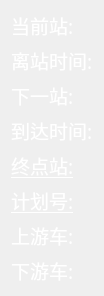
    <widget class="QWidget" name="layoutWidget">
     <property name="geometry">
      <rect>
       <x>160</x>
       <y>20</y>
       <width>85</width>
       <height>291</height>
      </rect>
     </property>
     <layout class="QVBoxLayout" name="verticalLayout">
      <item>
       <widget class="QLabel" name="lbl_namecursta">
        <property name="palette">
         <palette>
          <active>
           <colorrole role="WindowText">
            <brush brushstyle="SolidPattern">
             <color alpha="255">
              <red>255</red>
              <green>255</green>
              <blue>255</blue>
             </color>
            </brush>
           </colorrole>
           <colorrole role="Button">
            <brush brushstyle="SolidPattern">
             <color alpha="255">
              <red>64</red>
              <green>64</green>
              <blue>64</blue>
             </color>
            </brush>
           </colorrole>
           <colorrole role="Base">
            <brush brushstyle="SolidPattern">
             <color alpha="255">
              <red>64</red>
              <green>64</green>
              <blue>64</blue>
             </color>
            </brush>
           </colorrole>
           <colorrole role="Window">
            <brush brushstyle="SolidPattern">
             <color alpha="255">
              <red>64</red>
              <green>64</green>
              <blue>64</blue>
             </color>
            </brush>
           </colorrole>
          </active>
          <inactive>
           <colorrole role="WindowText">
            <brush brushstyle="SolidPattern">
             <color alpha="255">
              <red>255</red>
              <green>255</green>
              <blue>255</blue>
             </color>
            </brush>
           </colorrole>
           <colorrole role="Button">
            <brush brushstyle="SolidPattern">
             <color alpha="255">
              <red>64</red>
              <green>64</green>
              <blue>64</blue>
             </color>
            </brush>
           </colorrole>
           <colorrole role="Base">
            <brush brushstyle="SolidPattern">
             <color alpha="255">
              <red>64</red>
              <green>64</green>
              <blue>64</blue>
             </color>
            </brush>
           </colorrole>
           <colorrole role="Window">
            <brush brushstyle="SolidPattern">
             <color alpha="255">
              <red>64</red>
              <green>64</green>
              <blue>64</blue>
             </color>
            </brush>
           </colorrole>
          </inactive>
          <disabled>
           <colorrole role="WindowText">
            <brush brushstyle="SolidPattern">
             <color alpha="255">
              <red>25</red>
              <green>25</green>
              <blue>25</blue>
             </color>
            </brush>
           </colorrole>
           <colorrole role="Button">
            <brush brushstyle="SolidPattern">
             <color alpha="255">
              <red>64</red>
              <green>64</green>
              <blue>64</blue>
             </color>
            </brush>
           </colorrole>
           <colorrole role="Base">
            <brush brushstyle="SolidPattern">
             <color alpha="255">
              <red>64</red>
              <green>64</green>
              <blue>64</blue>
             </color>
            </brush>
           </colorrole>
           <colorrole role="Window">
            <brush brushstyle="SolidPattern">
             <color alpha="255">
              <red>64</red>
              <green>64</green>
              <blue>64</blue>
             </color>
            </brush>
           </colorrole>
          </disabled>
         </palette>
        </property>
        <property name="font">
         <font>
          <family>微软雅黑</family>
          <pointsize>14</pointsize>
          <underline>false</underline>
         </font>
        </property>
        <property name="text">
         <string>当前站:</string>
        </property>
       </widget>
      </item>
      <item>
       <widget class="QLabel" name="lbl_namedeptime">
        <property name="palette">
         <palette>
          <active>
           <colorrole role="WindowText">
            <brush brushstyle="SolidPattern">
             <color alpha="255">
              <red>255</red>
              <green>255</green>
              <blue>255</blue>
             </color>
            </brush>
           </colorrole>
           <colorrole role="Button">
            <brush brushstyle="SolidPattern">
             <color alpha="255">
              <red>64</red>
              <green>64</green>
              <blue>64</blue>
             </color>
            </brush>
           </colorrole>
           <colorrole role="Base">
            <brush brushstyle="SolidPattern">
             <color alpha="255">
              <red>64</red>
              <green>64</green>
              <blue>64</blue>
             </color>
            </brush>
           </colorrole>
           <colorrole role="Window">
            <brush brushstyle="SolidPattern">
             <color alpha="255">
              <red>64</red>
              <green>64</green>
              <blue>64</blue>
             </color>
            </brush>
           </colorrole>
          </active>
          <inactive>
           <colorrole role="WindowText">
            <brush brushstyle="SolidPattern">
             <color alpha="255">
              <red>255</red>
              <green>255</green>
              <blue>255</blue>
             </color>
            </brush>
           </colorrole>
           <colorrole role="Button">
            <brush brushstyle="SolidPattern">
             <color alpha="255">
              <red>64</red>
              <green>64</green>
              <blue>64</blue>
             </color>
            </brush>
           </colorrole>
           <colorrole role="Base">
            <brush brushstyle="SolidPattern">
             <color alpha="255">
              <red>64</red>
              <green>64</green>
              <blue>64</blue>
             </color>
            </brush>
           </colorrole>
           <colorrole role="Window">
            <brush brushstyle="SolidPattern">
             <color alpha="255">
              <red>64</red>
              <green>64</green>
              <blue>64</blue>
             </color>
            </brush>
           </colorrole>
          </inactive>
          <disabled>
           <colorrole role="WindowText">
            <brush brushstyle="SolidPattern">
             <color alpha="255">
              <red>25</red>
              <green>25</green>
              <blue>25</blue>
             </color>
            </brush>
           </colorrole>
           <colorrole role="Button">
            <brush brushstyle="SolidPattern">
             <color alpha="255">
              <red>64</red>
              <green>64</green>
              <blue>64</blue>
             </color>
            </brush>
           </colorrole>
           <colorrole role="Base">
            <brush brushstyle="SolidPattern">
             <color alpha="255">
              <red>64</red>
              <green>64</green>
              <blue>64</blue>
             </color>
            </brush>
           </colorrole>
           <colorrole role="Window">
            <brush brushstyle="SolidPattern">
             <color alpha="255">
              <red>64</red>
              <green>64</green>
              <blue>64</blue>
             </color>
            </brush>
           </colorrole>
          </disabled>
         </palette>
        </property>
        <property name="font">
         <font>
          <family>微软雅黑</family>
          <pointsize>14</pointsize>
         </font>
        </property>
        <property name="text">
         <string>离站时间:</string>
        </property>
       </widget>
      </item>
      <item>
       <widget class="QLabel" name="lbl_namenextstaid_2">
        <property name="palette">
         <palette>
          <active>
           <colorrole role="WindowText">
            <brush brushstyle="SolidPattern">
             <color alpha="255">
              <red>255</red>
              <green>255</green>
              <blue>255</blue>
             </color>
            </brush>
           </colorrole>
           <colorrole role="Button">
            <brush brushstyle="SolidPattern">
             <color alpha="255">
              <red>64</red>
              <green>64</green>
              <blue>64</blue>
             </color>
            </brush>
           </colorrole>
           <colorrole role="Base">
            <brush brushstyle="SolidPattern">
             <color alpha="255">
              <red>64</red>
              <green>64</green>
              <blue>64</blue>
             </color>
            </brush>
           </colorrole>
           <colorrole role="Window">
            <brush brushstyle="SolidPattern">
             <color alpha="255">
              <red>64</red>
              <green>64</green>
              <blue>64</blue>
             </color>
            </brush>
           </colorrole>
          </active>
          <inactive>
           <colorrole role="WindowText">
            <brush brushstyle="SolidPattern">
             <color alpha="255">
              <red>255</red>
              <green>255</green>
              <blue>255</blue>
             </color>
            </brush>
           </colorrole>
           <colorrole role="Button">
            <brush brushstyle="SolidPattern">
             <color alpha="255">
              <red>64</red>
              <green>64</green>
              <blue>64</blue>
             </color>
            </brush>
           </colorrole>
           <colorrole role="Base">
            <brush brushstyle="SolidPattern">
             <color alpha="255">
              <red>64</red>
              <green>64</green>
              <blue>64</blue>
             </color>
            </brush>
           </colorrole>
           <colorrole role="Window">
            <brush brushstyle="SolidPattern">
             <color alpha="255">
              <red>64</red>
              <green>64</green>
              <blue>64</blue>
             </color>
            </brush>
           </colorrole>
          </inactive>
          <disabled>
           <colorrole role="WindowText">
            <brush brushstyle="SolidPattern">
             <color alpha="255">
              <red>25</red>
              <green>25</green>
              <blue>25</blue>
             </color>
            </brush>
           </colorrole>
           <colorrole role="Button">
            <brush brushstyle="SolidPattern">
             <color alpha="255">
              <red>64</red>
              <green>64</green>
              <blue>64</blue>
             </color>
            </brush>
           </colorrole>
           <colorrole role="Base">
            <brush brushstyle="SolidPattern">
             <color alpha="255">
              <red>64</red>
              <green>64</green>
              <blue>64</blue>
             </color>
            </brush>
           </colorrole>
           <colorrole role="Window">
            <brush brushstyle="SolidPattern">
             <color alpha="255">
              <red>64</red>
              <green>64</green>
              <blue>64</blue>
             </color>
            </brush>
           </colorrole>
          </disabled>
         </palette>
        </property>
        <property name="font">
         <font>
          <family>微软雅黑</family>
          <pointsize>14</pointsize>
         </font>
        </property>
        <property name="text">
         <string>下一站:</string>
        </property>
       </widget>
      </item>
      <item>
       <widget class="QLabel" name="lbl_namearrtime_2">
        <property name="palette">
         <palette>
          <active>
           <colorrole role="WindowText">
            <brush brushstyle="SolidPattern">
             <color alpha="255">
              <red>255</red>
              <green>255</green>
              <blue>255</blue>
             </color>
            </brush>
           </colorrole>
           <colorrole role="Button">
            <brush brushstyle="SolidPattern">
             <color alpha="255">
              <red>64</red>
              <green>64</green>
              <blue>64</blue>
             </color>
            </brush>
           </colorrole>
           <colorrole role="Base">
            <brush brushstyle="SolidPattern">
             <color alpha="255">
              <red>64</red>
              <green>64</green>
              <blue>64</blue>
             </color>
            </brush>
           </colorrole>
           <colorrole role="Window">
            <brush brushstyle="SolidPattern">
             <color alpha="255">
              <red>64</red>
              <green>64</green>
              <blue>64</blue>
             </color>
            </brush>
           </colorrole>
          </active>
          <inactive>
           <colorrole role="WindowText">
            <brush brushstyle="SolidPattern">
             <color alpha="255">
              <red>255</red>
              <green>255</green>
              <blue>255</blue>
             </color>
            </brush>
           </colorrole>
           <colorrole role="Button">
            <brush brushstyle="SolidPattern">
             <color alpha="255">
              <red>64</red>
              <green>64</green>
              <blue>64</blue>
             </color>
            </brush>
           </colorrole>
           <colorrole role="Base">
            <brush brushstyle="SolidPattern">
             <color alpha="255">
              <red>64</red>
              <green>64</green>
              <blue>64</blue>
             </color>
            </brush>
           </colorrole>
           <colorrole role="Window">
            <brush brushstyle="SolidPattern">
             <color alpha="255">
              <red>64</red>
              <green>64</green>
              <blue>64</blue>
             </color>
            </brush>
           </colorrole>
          </inactive>
          <disabled>
           <colorrole role="WindowText">
            <brush brushstyle="SolidPattern">
             <color alpha="255">
              <red>25</red>
              <green>25</green>
              <blue>25</blue>
             </color>
            </brush>
           </colorrole>
           <colorrole role="Button">
            <brush brushstyle="SolidPattern">
             <color alpha="255">
              <red>64</red>
              <green>64</green>
              <blue>64</blue>
             </color>
            </brush>
           </colorrole>
           <colorrole role="Base">
            <brush brushstyle="SolidPattern">
             <color alpha="255">
              <red>64</red>
              <green>64</green>
              <blue>64</blue>
             </color>
            </brush>
           </colorrole>
           <colorrole role="Window">
            <brush brushstyle="SolidPattern">
             <color alpha="255">
              <red>64</red>
              <green>64</green>
              <blue>64</blue>
             </color>
            </brush>
           </colorrole>
          </disabled>
         </palette>
        </property>
        <property name="font">
         <font>
          <family>微软雅黑</family>
          <pointsize>14</pointsize>
         </font>
        </property>
        <property name="text">
         <string>到达时间:</string>
        </property>
       </widget>
      </item>
      <item>
       <widget class="QLabel" name="lbl_namedes">
        <property name="palette">
         <palette>
          <active>
           <colorrole role="WindowText">
            <brush brushstyle="SolidPattern">
             <color alpha="255">
              <red>255</red>
              <green>255</green>
              <blue>255</blue>
             </color>
            </brush>
           </colorrole>
           <colorrole role="Button">
            <brush brushstyle="SolidPattern">
             <color alpha="255">
              <red>64</red>
              <green>64</green>
              <blue>64</blue>
             </color>
            </brush>
           </colorrole>
           <colorrole role="Base">
            <brush brushstyle="SolidPattern">
             <color alpha="255">
              <red>64</red>
              <green>64</green>
              <blue>64</blue>
             </color>
            </brush>
           </colorrole>
           <colorrole role="Window">
            <brush brushstyle="SolidPattern">
             <color alpha="255">
              <red>64</red>
              <green>64</green>
              <blue>64</blue>
             </color>
            </brush>
           </colorrole>
          </active>
          <inactive>
           <colorrole role="WindowText">
            <brush brushstyle="SolidPattern">
             <color alpha="255">
              <red>255</red>
              <green>255</green>
              <blue>255</blue>
             </color>
            </brush>
           </colorrole>
           <colorrole role="Button">
            <brush brushstyle="SolidPattern">
             <color alpha="255">
              <red>64</red>
              <green>64</green>
              <blue>64</blue>
             </color>
            </brush>
           </colorrole>
           <colorrole role="Base">
            <brush brushstyle="SolidPattern">
             <color alpha="255">
              <red>64</red>
              <green>64</green>
              <blue>64</blue>
             </color>
            </brush>
           </colorrole>
           <colorrole role="Window">
            <brush brushstyle="SolidPattern">
             <color alpha="255">
              <red>64</red>
              <green>64</green>
              <blue>64</blue>
             </color>
            </brush>
           </colorrole>
          </inactive>
          <disabled>
           <colorrole role="WindowText">
            <brush brushstyle="SolidPattern">
             <color alpha="255">
              <red>25</red>
              <green>25</green>
              <blue>25</blue>
             </color>
            </brush>
           </colorrole>
           <colorrole role="Button">
            <brush brushstyle="SolidPattern">
             <color alpha="255">
              <red>64</red>
              <green>64</green>
              <blue>64</blue>
             </color>
            </brush>
           </colorrole>
           <colorrole role="Base">
            <brush brushstyle="SolidPattern">
             <color alpha="255">
              <red>64</red>
              <green>64</green>
              <blue>64</blue>
             </color>
            </brush>
           </colorrole>
           <colorrole role="Window">
            <brush brushstyle="SolidPattern">
             <color alpha="255">
              <red>64</red>
              <green>64</green>
              <blue>64</blue>
             </color>
            </brush>
           </colorrole>
          </disabled>
         </palette>
        </property>
        <property name="font">
         <font>
          <family>微软雅黑</family>
          <pointsize>14</pointsize>
          <underline>true</underline>
         </font>
        </property>
        <property name="text">
         <string>终点站:</string>
        </property>
       </widget>
      </item>
      <item>
       <widget class="QLabel" name="lbl_namesch">
        <property name="palette">
         <palette>
          <active>
           <colorrole role="WindowText">
            <brush brushstyle="SolidPattern">
             <color alpha="255">
              <red>255</red>
              <green>255</green>
              <blue>255</blue>
             </color>
            </brush>
           </colorrole>
           <colorrole role="Button">
            <brush brushstyle="SolidPattern">
             <color alpha="255">
              <red>64</red>
              <green>64</green>
              <blue>64</blue>
             </color>
            </brush>
           </colorrole>
           <colorrole role="Base">
            <brush brushstyle="SolidPattern">
             <color alpha="255">
              <red>64</red>
              <green>64</green>
              <blue>64</blue>
             </color>
            </brush>
           </colorrole>
           <colorrole role="Window">
            <brush brushstyle="SolidPattern">
             <color alpha="255">
              <red>64</red>
              <green>64</green>
              <blue>64</blue>
             </color>
            </brush>
           </colorrole>
          </active>
          <inactive>
           <colorrole role="WindowText">
            <brush brushstyle="SolidPattern">
             <color alpha="255">
              <red>255</red>
              <green>255</green>
              <blue>255</blue>
             </color>
            </brush>
           </colorrole>
           <colorrole role="Button">
            <brush brushstyle="SolidPattern">
             <color alpha="255">
              <red>64</red>
              <green>64</green>
              <blue>64</blue>
             </color>
            </brush>
           </colorrole>
           <colorrole role="Base">
            <brush brushstyle="SolidPattern">
             <color alpha="255">
              <red>64</red>
              <green>64</green>
              <blue>64</blue>
             </color>
            </brush>
           </colorrole>
           <colorrole role="Window">
            <brush brushstyle="SolidPattern">
             <color alpha="255">
              <red>64</red>
              <green>64</green>
              <blue>64</blue>
             </color>
            </brush>
           </colorrole>
          </inactive>
          <disabled>
           <colorrole role="WindowText">
            <brush brushstyle="SolidPattern">
             <color alpha="255">
              <red>25</red>
              <green>25</green>
              <blue>25</blue>
             </color>
            </brush>
           </colorrole>
           <colorrole role="Button">
            <brush brushstyle="SolidPattern">
             <color alpha="255">
              <red>64</red>
              <green>64</green>
              <blue>64</blue>
             </color>
            </brush>
           </colorrole>
           <colorrole role="Base">
            <brush brushstyle="SolidPattern">
             <color alpha="255">
              <red>64</red>
              <green>64</green>
              <blue>64</blue>
             </color>
            </brush>
           </colorrole>
           <colorrole role="Window">
            <brush brushstyle="SolidPattern">
             <color alpha="255">
              <red>64</red>
              <green>64</green>
              <blue>64</blue>
             </color>
            </brush>
           </colorrole>
          </disabled>
         </palette>
        </property>
        <property name="font">
         <font>
          <family>微软雅黑</family>
          <pointsize>14</pointsize>
          <underline>true</underline>
         </font>
        </property>
        <property name="text">
         <string>计划号:</string>
        </property>
       </widget>
      </item>
      <item>
       <widget class="QLabel" name="lbl_nameupstream">
        <property name="palette">
         <palette>
          <active>
           <colorrole role="WindowText">
            <brush brushstyle="SolidPattern">
             <color alpha="255">
              <red>255</red>
              <green>255</green>
              <blue>255</blue>
             </color>
            </brush>
           </colorrole>
           <colorrole role="Button">
            <brush brushstyle="SolidPattern">
             <color alpha="255">
              <red>64</red>
              <green>64</green>
              <blue>64</blue>
             </color>
            </brush>
           </colorrole>
           <colorrole role="Base">
            <brush brushstyle="SolidPattern">
             <color alpha="255">
              <red>64</red>
              <green>64</green>
              <blue>64</blue>
             </color>
            </brush>
           </colorrole>
           <colorrole role="Window">
            <brush brushstyle="SolidPattern">
             <color alpha="255">
              <red>64</red>
              <green>64</green>
              <blue>64</blue>
             </color>
            </brush>
           </colorrole>
          </active>
          <inactive>
           <colorrole role="WindowText">
            <brush brushstyle="SolidPattern">
             <color alpha="255">
              <red>255</red>
              <green>255</green>
              <blue>255</blue>
             </color>
            </brush>
           </colorrole>
           <colorrole role="Button">
            <brush brushstyle="SolidPattern">
             <color alpha="255">
              <red>64</red>
              <green>64</green>
              <blue>64</blue>
             </color>
            </brush>
           </colorrole>
           <colorrole role="Base">
            <brush brushstyle="SolidPattern">
             <color alpha="255">
              <red>64</red>
              <green>64</green>
              <blue>64</blue>
             </color>
            </brush>
           </colorrole>
           <colorrole role="Window">
            <brush brushstyle="SolidPattern">
             <color alpha="255">
              <red>64</red>
              <green>64</green>
              <blue>64</blue>
             </color>
            </brush>
           </colorrole>
          </inactive>
          <disabled>
           <colorrole role="WindowText">
            <brush brushstyle="SolidPattern">
             <color alpha="255">
              <red>25</red>
              <green>25</green>
              <blue>25</blue>
             </color>
            </brush>
           </colorrole>
           <colorrole role="Button">
            <brush brushstyle="SolidPattern">
             <color alpha="255">
              <red>64</red>
              <green>64</green>
              <blue>64</blue>
             </color>
            </brush>
           </colorrole>
           <colorrole role="Base">
            <brush brushstyle="SolidPattern">
             <color alpha="255">
              <red>64</red>
              <green>64</green>
              <blue>64</blue>
             </color>
            </brush>
           </colorrole>
           <colorrole role="Window">
            <brush brushstyle="SolidPattern">
             <color alpha="255">
              <red>64</red>
              <green>64</green>
              <blue>64</blue>
             </color>
            </brush>
           </colorrole>
          </disabled>
         </palette>
        </property>
        <property name="font">
         <font>
          <family>微软雅黑</family>
          <pointsize>14</pointsize>
         </font>
        </property>
        <property name="text">
         <string>上游车:</string>
        </property>
       </widget>
      </item>
      <item>
       <widget class="QLabel" name="lbl_namedownstream">
        <property name="palette">
         <palette>
          <active>
           <colorrole role="WindowText">
            <brush brushstyle="SolidPattern">
             <color alpha="255">
              <red>255</red>
              <green>255</green>
              <blue>255</blue>
             </color>
            </brush>
           </colorrole>
           <colorrole role="Button">
            <brush brushstyle="SolidPattern">
             <color alpha="255">
              <red>64</red>
              <green>64</green>
              <blue>64</blue>
             </color>
            </brush>
           </colorrole>
           <colorrole role="Base">
            <brush brushstyle="SolidPattern">
             <color alpha="255">
              <red>64</red>
              <green>64</green>
              <blue>64</blue>
             </color>
            </brush>
           </colorrole>
           <colorrole role="Window">
            <brush brushstyle="SolidPattern">
             <color alpha="255">
              <red>64</red>
              <green>64</green>
              <blue>64</blue>
             </color>
            </brush>
           </colorrole>
          </active>
          <inactive>
           <colorrole role="WindowText">
            <brush brushstyle="SolidPattern">
             <color alpha="255">
              <red>255</red>
              <green>255</green>
              <blue>255</blue>
             </color>
            </brush>
           </colorrole>
           <colorrole role="Button">
            <brush brushstyle="SolidPattern">
             <color alpha="255">
              <red>64</red>
              <green>64</green>
              <blue>64</blue>
             </color>
            </brush>
           </colorrole>
           <colorrole role="Base">
            <brush brushstyle="SolidPattern">
             <color alpha="255">
              <red>64</red>
              <green>64</green>
              <blue>64</blue>
             </color>
            </brush>
           </colorrole>
           <colorrole role="Window">
            <brush brushstyle="SolidPattern">
             <color alpha="255">
              <red>64</red>
              <green>64</green>
              <blue>64</blue>
             </color>
            </brush>
           </colorrole>
          </inactive>
          <disabled>
           <colorrole role="WindowText">
            <brush brushstyle="SolidPattern">
             <color alpha="255">
              <red>25</red>
              <green>25</green>
              <blue>25</blue>
             </color>
            </brush>
           </colorrole>
           <colorrole role="Button">
            <brush brushstyle="SolidPattern">
             <color alpha="255">
              <red>64</red>
              <green>64</green>
              <blue>64</blue>
             </color>
            </brush>
           </colorrole>
           <colorrole role="Base">
            <brush brushstyle="SolidPattern">
             <color alpha="255">
              <red>64</red>
              <green>64</green>
              <blue>64</blue>
             </color>
            </brush>
           </colorrole>
           <colorrole role="Window">
            <brush brushstyle="SolidPattern">
             <color alpha="255">
              <red>64</red>
              <green>64</green>
              <blue>64</blue>
             </color>
            </brush>
           </colorrole>
          </disabled>
         </palette>
        </property>
        <property name="font">
         <font>
          <family>微软雅黑</family>
          <pointsize>14</pointsize>
         </font>
        </property>
        <property name="text">
         <string>下游车:</string>
        </property>
       </widget>
      </item>
     </layout>
    </widget>
